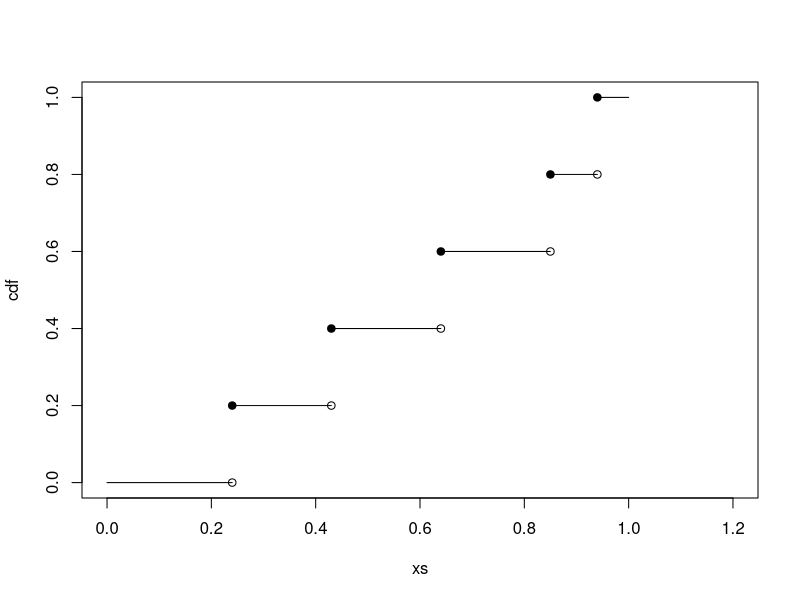

Recreate this plot in R.
#Exercise Set 3, Question 3

#I'm using the fact that the sample points are unique

x = c(0.43, 0.85, 0.94, 0.24, 0.64)

xs = sort(x)
n = length(xs)
cdf = (1:n)/n

plot(xs,cdf, xlim=c(0,1.2), ylim=c(0,1), pch=19)
lines(c(0,xs[1]),c(0,0))
points(c(xs[1]),c(0))
for (i in 2:n) {
  lines(c(xs[i-1],xs[i]), c(cdf[i-1],cdf[i-1]))
  points(c(xs[i]),c(cdf[i-1]))
} 
lines(c(xs[n],1),c(1,1))
  
  




